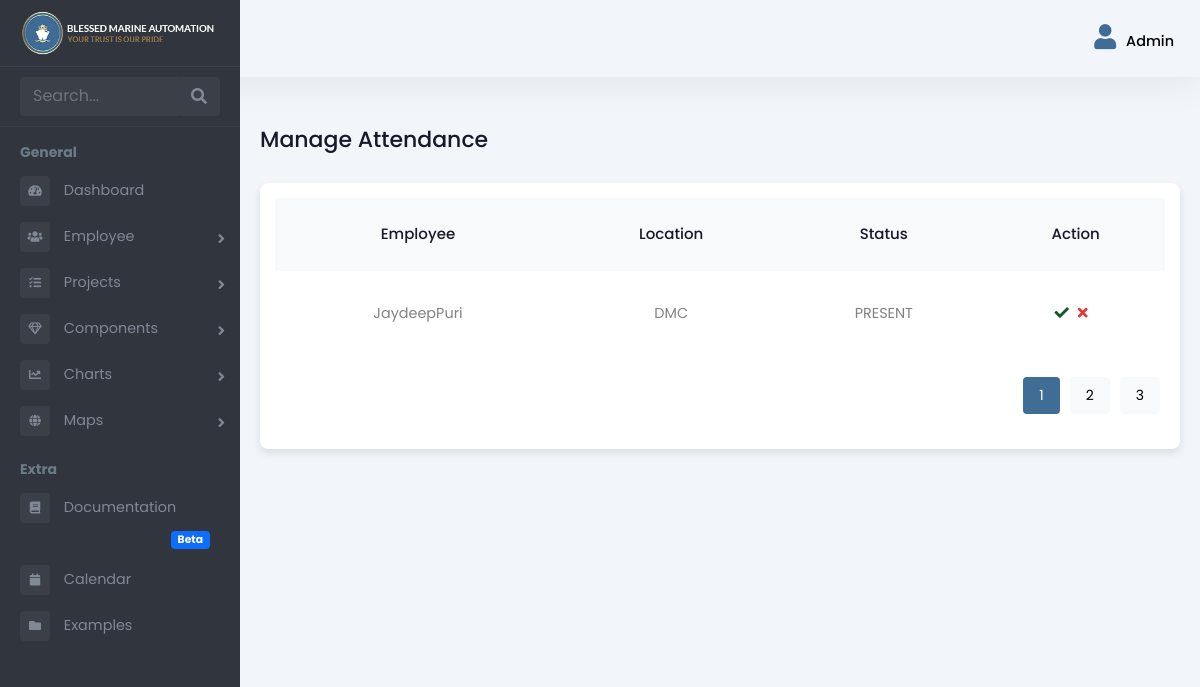
Page /admin-panel/employee/manage-attendance/ (signed in) on the earlier database version.
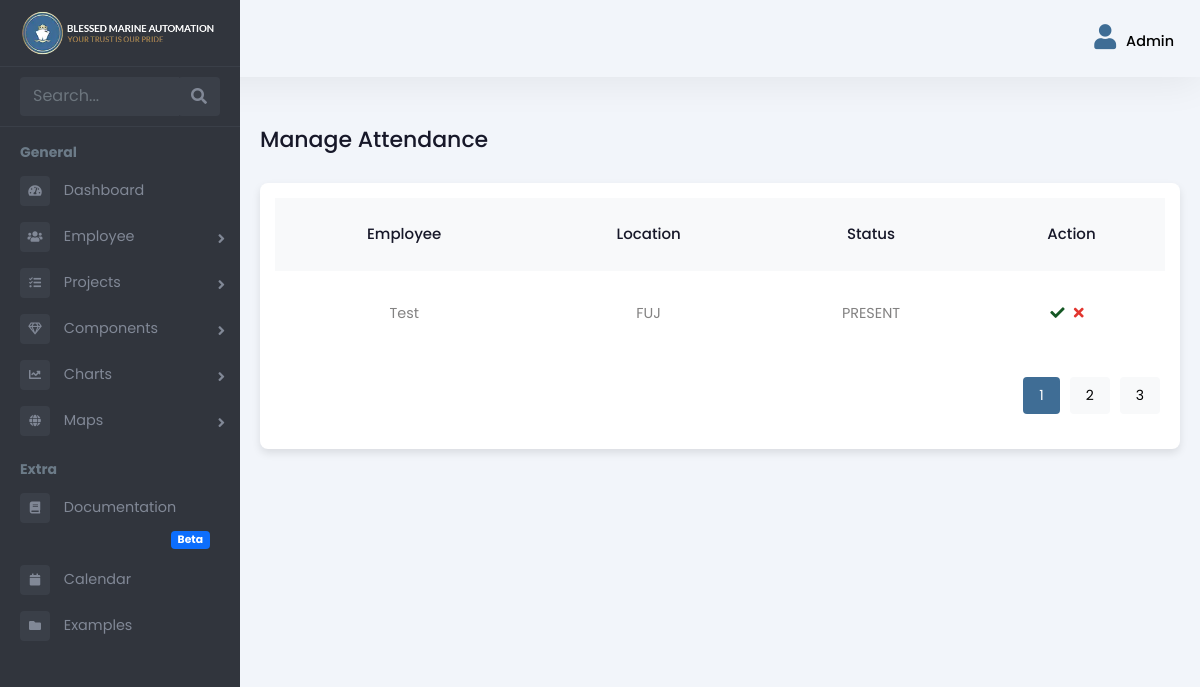
Same page on the later database version.
### Admin/models.py (models this page shows, shortened)
class Attendance(models.Model):
    LOCATION_CHOICES = [
        ('DMC', 'DMC Warehouse'),
        ('FUJ', 'FUJ'),
        ('KFK', 'KFK'),
        ('ABU', 'Abu Dhabi'),
        ('BDO', 'Bur Dubai Office'),
        ('OVERSEAS', 'Overseas'),
    ]
    STATUS_CHOICES = [
        ('PENDING', 'Pending'),
        ('APPROVED', 'Approved'),
        ('REJECTED', 'Rejected'),
    ]
    ATTENDANCE_STATUS = [
        ('PRESENT', 'Present'),
        ('LEAVE', 'Leave'),
        ('WORK FROM HOME', 'Work from Home'),
        ('SICK LEAVE', 'Sick Leave'),
        ('ANNUAL LEAVE', 'Annual Leave'),
        ('CASUAL LEAVE', 'Casual Leave'),
    ]
    employee = models.ForeignKey(
        Employee, related_name='attendance_set', on_delete=models.CASCADE
    )
    project = models.ForeignKey(
        'Project', on_delete=models.SET_NULL, null=True, blank=True, related_name='attendance_set'
    )  # New field added
    login_time = models.DateTimeField(null=True, blank=True)
    log_out_time = models.DateTimeField(null=True, blank=True)
    total_hours_of_work = models.DecimalField(max_digits=10, decimal_places=2, null=True, blank=True)
    location = models.CharField(max_length=20, choices=LOCATION_CHOICES, null=True, blank=True)
    attendance_status = models.CharField(max_length=20, choices=ATTENDANCE_STATUS, null=True, blank=True)
    status = models.CharField(max_length=10, choices=STATUS_CHOICES, default='PENDING')
    rejection_reason = models.TextField(null=True, blank=True)
    rejected_by = models.ForeignKey(User, on_delete=models.SET_NULL, null=True, blank=True, related_name='rejected_attendance')
    travel_in_time = models.DateTimeField(null=True, blank=True)
    travel_out_time = models.DateTimeField(null=True, blank=True)

class Employee(models.Model):
    user = models.OneToOneField(User, on_delete=models.CASCADE, related_name='employee_profile')
    is_employee = models.BooleanField(default=False)
    is_manager = models.BooleanField(default=False)
    rank = models.CharField(max_length=255, blank=True, null=True)
    salary = models.DecimalField(max_digits=10, decimal_places=2, blank=True, null=True)
    work_days = models.DecimalField(max_digits=10, decimal_places=2, default=0, blank=True)  # Calculated field
    holidays = models.IntegerField(null=True, blank=True)
    overseas_days = models.IntegerField(default=0)

### Admin/views.py (the view, shortened to what this page needs)
# urls.py: path('employee/manage-attendance/', manage_attendance, name='manage_attendance'),
def manage_attendance(request):
    if not request.user.is_superuser:
        return redirect('dashboard')
    pending_requests = Attendance.objects.filter(status='PENDING')
    return render(request, 'Admin/manage_attendance.html', {'requests': pending_requests})

### templates/Admin/manage_attendance.html (shortened to what this page needs)
{% extends 'Admin/adminbase.html' %}
{% load static %}
{% block content %}
<div class="emply-list-wraper">
    <div class="pg-title">
        <h1>Manage Attendance</h1>
    </div>
    <div class="widget-box table-wdgt">
        {% if requests %}
        <table id="employeeTable">
            <thead>
                <tr>
                    <th>Employee</th>
                    <th>Location</th>
                    <th>Status</th>
                    <th>Action</th>
                </tr>
            </thead>
            <tbody>
                {% for request in requests %}
                <tr>
                    <td><a href="#">{{ request.employee.user.username }}</a></td>
                    <td>{{ request.location }}</td>
                    <td>{{ request.attendance_status }}</td>
                    <td class="list-action-col d-flex justify-content-center">
                      <form method="POST" action="{% url 'manage_attendance' %}" style="display: flex; align-items: center;">
                        <button type="submit" style="background: transparent; border: none; padding:0;">
                            <i class="fas fa-check"></i>
                        </button>
                    </form>
                        <a href="#" data-bs-toggle="modal" data-bs-target="#rejectModal{{ request.id }}"><i class="fas fa-times"></i>
                        </a>
                    </td>
                </tr>
                {% endfor %}
            </tbody>
        </table>
        <div class="pagination" id="pagination">
            <button class="active">1</button>
            <button>2</button>
            <button>3</button>
        </div>
        {% else %}
        <p class="text-center">NO PENDING ATTENDANCE</p>
        {% endif %}
    </div>
</div>
{% endblock %}

Differences in the rows shown:
no longer on this page (row edited): Attendance: employee.user.username "JaydeepPuri", location "DMC", attendance_status "PRESENT"
added Attendance: employee.user.username "Test", location "FUJ", attendance_status "PRESENT"
